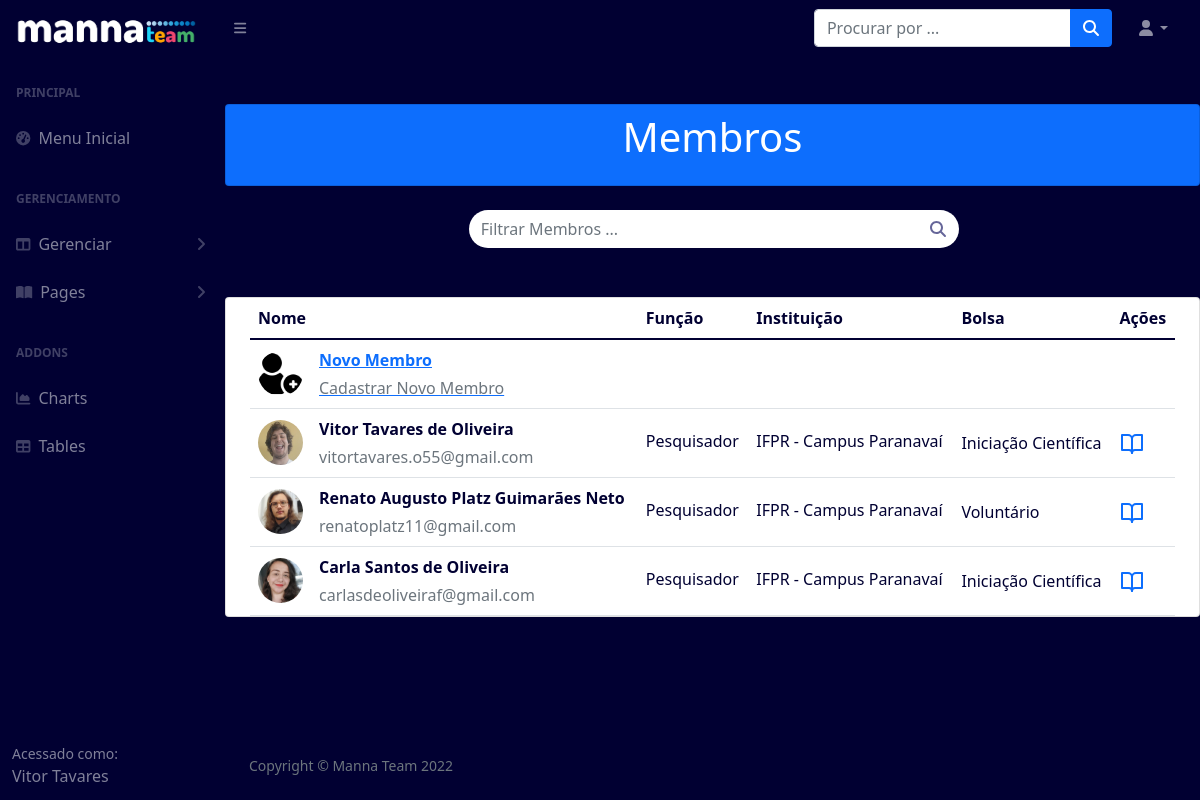
The app's page /membros, older data.
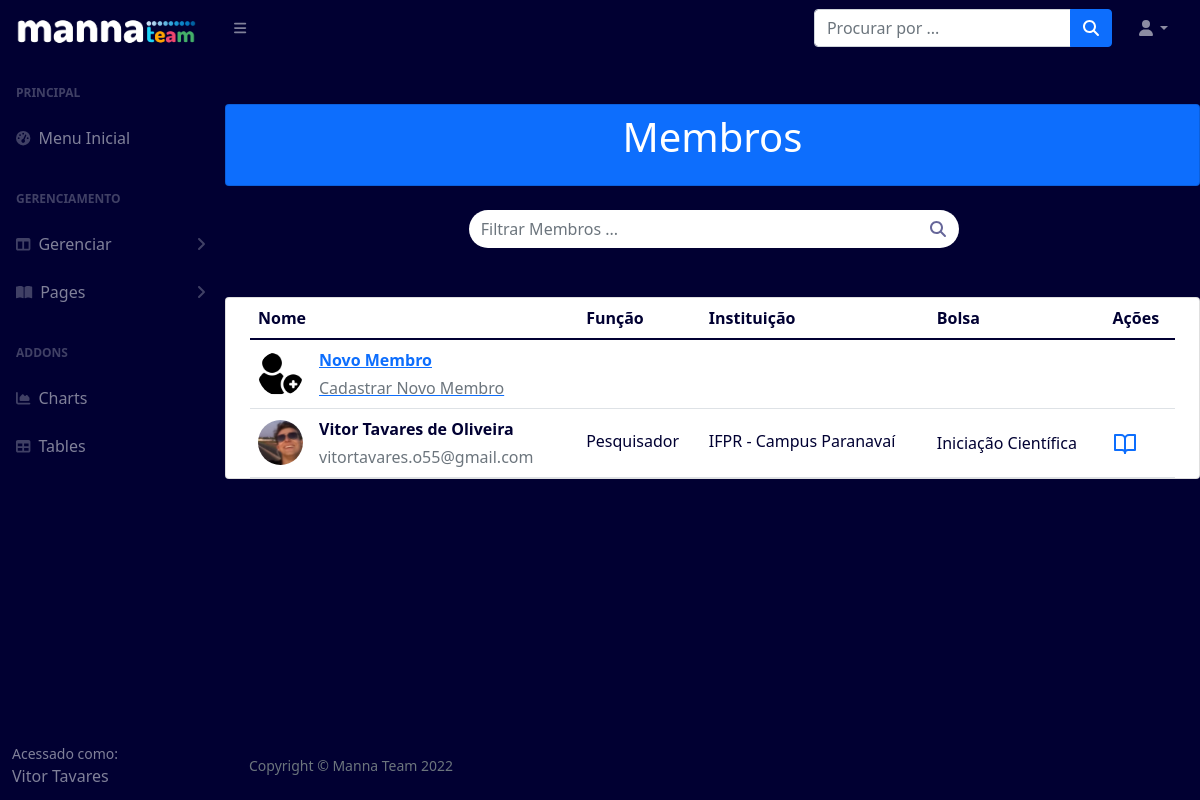
The same page, newer data.
### pages/models.py (models this page shows, shortened)
class Member(models.Model):
    foto = models.ImageField('Foto', upload_to='static/uploads/photos/')
    nome = models.CharField('Nome Completo', max_length=50)
    categoria = models.CharField('Função',max_length=50)
    bolsa = models.CharField('Tipo de Bolsa', max_length=100)
    instituicao = models.CharField('Instituição', max_length=50)
    email = models.CharField('E-mail', max_length=50)
    fone = models.CharField('Celular(Sem pontuação)', max_length=50)
    git = models.CharField('Usuário Git', max_length=50)
    cpf = models.CharField('CPF(Sem pontuação)', max_length=11, validators=[MinLengthValidator(11)])
    rg = models.CharField('RG(Sem pontuação)', max_length=50)
    sexo = models.CharField('Sexo', max_length=50)
    formacao = models.CharField('Formação', max_length=50)
    dtnasc = models.DateField('Data de Nascimento', max_length=50)
    endereco = models.CharField('Endereço', max_length=50)
    projeto = models.CharField('Projeto Associado', max_length=50)
    premio = models.CharField('Prêmio Associado', max_length=50)
    nomeBanco = models.CharField('Nome do Banco', max_length=50)
    numeroBanco = models.CharField('Número do Banco', max_length=50)
    numeroAgencia = models.CharField('Número da Agência', max_length=50)
    numeroConta = models.CharField('Número da Conta', max_length=50)
    termoCompromisso = models.FileField('Termo de Compromisso', upload_to='static/uploads/termos/')
    termoCiencia = models.FileField('Termo de Ciência', upload_to='static/uploads/termos/')
    planoTrabalho = models.FileField('Plano de Trabalho', upload_to='static/uploads/termos/')
    acesso = models.CharField(max_length=50)
    ativo = models.BooleanField(default=True)

### pages/views.py (the view)
# urls.py: path('membros', MemberList.as_view(), name="membros"),
class MemberList(ListView):
	model = Member
	template_name = 'pages/member-list.html'

### pages/templates/pages/member-list.html (shortened to what this page needs)
{% extends 'pages/base.html' %}
{% load static %}
{% block content %}
<section class="pricing py-5">
<div class="container">
  <div class="row">
  <div class="card mb-4 bg-primary">
  <header class="bg-primary text-center py-2 mb-2">
    <div class="container">
      <h1 class="fw-light text-white">Membros</h1>
    </div>
  </header>
  </div>
  <div id="content">
    <form class='form-inline'>
      <div class="input-group">
        <input type='text' id='search' class="form-control search-form " placeholder="Filtrar Membros ...">
        <span class="input-group-btn" style="width:39px">
          <button id="search-this"type="button" class="pull-right btn btn-default search-btn">
              <i class="fa fa-search"></i>
          </button>
        </span>
      </div>
    </form>
  </div>
  <div class="card mb-4 bg-white">
  <div class="container">
    <div class="row">
      <table class="table align-middle mb-0 bg-white">
        <thead class="bg-white">
          <tr>
            <th>Nome</th>
            <th>Função</th>
            <th>Instituição</th>
            <th>Bolsa</th>
            <th>Ações</th>
          </tr>
        </thead>
        <tbody>
          <tr>
            <td>
              <div class="d-flex align-items-center">
                <img
                    src="{% static 'img/plus.png' %}"
                    alt=""
                    style="width: 45px; height: 45px"
                    class="rounded-circle"
                    />
                <div class="ms-3">
                  <a href="{% url 'cadastro-membro' %}">
                  <p class="fw-bold mb-1">Novo Membro</p>
                  <p class="text-muted mb-0">Cadastrar Novo Membro</p></a>
                </div>
              </div>
            </td>
            <td>
            </td>
            <td>
            </td>
            <td></td>
            <td>
            </td>
          </tr>
          {% for member in object_list %}
          {% if member.ativo == True %}
          <tr>
            <td>
              <div class="d-flex align-items-center">
                <img
                    src="{{member.foto}}"
                    alt=""
                    style="width: 45px; height: 45px"
                    class="rounded-circle"
                    />
                <div class="ms-3">
                  <p class="fw-bold mb-1">{{member.nome}}</p>
                  <p class="text-muted mb-0">{{member.email}}</p>
                </div>
              </div>
            </td>
            <td>
              <p class="fw-normal mb-1">{{member.categoria}}</p>
            </td>
            <td>
              <p class="fw-normal mb-1">{{member.instituicao}}</p>
            </td>
            <td>{{member.bolsa}}</td>
            <td>
              <a href="{% url 'membro' member.nome %}"><h6 class="mb-0" data-feather="book-open"></h6></a>
            </td>
          </tr>
          {% endif %}
        {% endfor %}
        </tbody>
      </table>
    </div>
  </div>
</div>
 </div>
</div>
</section>
        {% endblock %}

### pages/templates/pages/base.html (shortened to what this page needs)
{% load static %}
{% block head %}
<!DOCTYPE html>
<html lang="en">
    <head>
        <link href="https://cdn.jsdelivr.net/npm/simple-datatables@latest/dist/style.css" rel="stylesheet" />
        <link href="{% static 'css/styles.css' %}" rel="stylesheet" />
    </head>
    <body class="sb-nav-fixed">
        <nav class="sb-topnav navbar navbar-expand navbar-dark bg-dark">
            <a class="navbar-brand ps-3" href="{% url 'index' %}"><img src="{% static 'img/logo.png' %}" height="50" width="180" /></a>
            <button class="btn btn-link btn-sm order-1 order-lg-0 me-4 me-lg-0" id="sidebarToggle" href="#!"><i class="fas fa-bars"></i></button>
            <form class="d-none d-md-inline-block form-inline ms-auto me-0 me-md-3 my-2 my-md-0">
                <div class="input-group">
                    <input class="form-control" type="text" placeholder="Procurar por ..." aria-label="Search for..." aria-describedby="btnNavbarSearch" />
                    <button class="btn btn-primary" id="btnNavbarSearch" type="button"><i class="fas fa-search"></i></button>
                </div>
            </form>
            <ul class="navbar-nav ms-auto ms-md-0 me-3 me-lg-4">
                <li class="nav-item dropdown">
                    <a class="nav-link dropdown-toggle" id="navbarDropdown" href="#" role="button" data-bs-toggle="dropdown" aria-expanded="false"><i class="fas fa-user fa-fw"></i></a>
                </li>
            </ul>
        </nav>
        <div id="layoutSidenav">
            <div id="layoutSidenav_nav">
                <nav class="sb-sidenav accordion sb-sidenav-dark" id="sidenavAccordion">
                    <div class="sb-sidenav-menu">
                        <div class="nav">
                            <div class="sb-sidenav-menu-heading">Principal</div>
                            <a class="nav-link" href="{% url 'index' %}">
                                <div class="sb-nav-link-icon"><i class="fas fa-tachometer-alt"></i></div>
                                Menu Inicial
                            </a>
                            <div class="sb-sidenav-menu-heading">Gerenciamento</div>
                            <a class="nav-link collapsed" href="#" data-bs-toggle="collapse" data-bs-target="#collapseLayouts" aria-expanded="false" aria-controls="collapseLayouts">
                                <div class="sb-nav-link-icon"><i class="fas fa-columns"></i></div>
                                Gerenciar
                                <div class="sb-sidenav-collapse-arrow"><i class="fas fa-angle-down"></i></div>
                            </a>
                            <a class="nav-link collapsed" href="#" data-bs-toggle="collapse" data-bs-target="#collapsePages" aria-expanded="false" aria-controls="collapsePages">
                                <div class="sb-nav-link-icon"><i class="fas fa-book-open"></i></div>
                                Pages
                                <div class="sb-sidenav-collapse-arrow"><i class="fas fa-angle-down"></i></div>
                            </a>
                            <div class="sb-sidenav-menu-heading">Addons</div>
                            <a class="nav-link" href="charts.html">
                                <div class="sb-nav-link-icon"><i class="fas fa-chart-area"></i></div>
                                Charts
                            </a>
                            <a class="nav-link" href="tables.html">
                                <div class="sb-nav-link-icon"><i class="fas fa-table"></i></div>
                                Tables
                            </a>
                        </div>
                    </div>
                    <div class="sb-sidenav-footer">
                        <div class="small">Acessado como:</div>
                        Vitor Tavares
                    </div>
                </nav>
            </div>
            <div id="layoutSidenav_content">
{% endblock %}
{% block content %}
{% endblock %}
{% block footer %}
<footer class="py-4 bg-dark mt-auto">
    <div class="container-fluid px-4">
        <div class="d-flex align-items-center justify-content-between small">
            <div class="text-muted">Copyright &copy; Manna Team 2022</div>
        </div>
    </div>
</footer>
</div>
</div>
{% endblock %}
</body>
</html>

Row changes from the older to the newer data that the page shows:
removed Member: foto (picture), nome "Renato Augusto Platz Guimarães Neto", email "renatoplatz11@gmail.com", categoria "Pesquisador", instituicao "IFPR - Campus Paranavaí", bolsa "Voluntário"
removed Member: foto (picture), nome "Carla Santos de Oliveira", email "carlasdeoliveiraf@gmail.com", categoria "Pesquisador", instituicao "IFPR - Campus Paranavaí", bolsa "Iniciação Científica"
changed Member "Vitor Tavares de Oliveira": foto: a different picture
